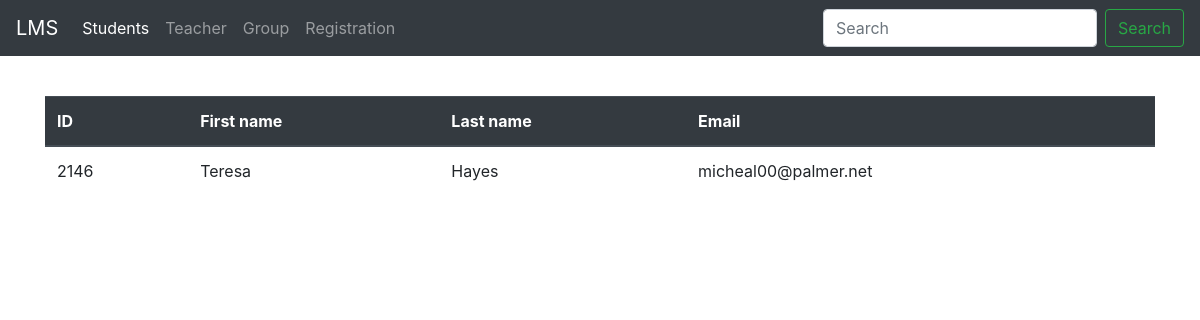
Page /teacher/2146 on the committed database.
### teacher/models.py (models this page shows, shortened)
class Teacher(models.Model):
    first_name = models.CharField(max_length=40, null=False)
    last_name = models.CharField(max_length=20, null=False)
    phone_number = models.CharField(max_length=30, null=False)
    email = models.EmailField()
    user_name = models.CharField(max_length=100)
    employment_date = models.DateField(default=datetime.date.today)

### teacher/views.py (the view)
# urls.py: path('<int:pk>', views.IndexTeacherDetailView.as_view(), name='index'),
class IndexTeacherDetailView(DetailView):
    model = Teacher
    template_name = 'teacher/index.html'
    context_object_name = 'teacher'
    def get_object(self, queryset=None):
        id_teacher = self.kwargs.get(self.pk_url_kwarg)
        print(id_teacher, "erwr")
        try:
            group_obj = self.model.objects.get(pk=id_teacher)
        except self.model.DoesNotExist:
            raise Http404("Group does not exist! "
                          "Generate teachers in database using url: generate?teach_number=1" +
                          "where teach_number is number of teachers. Default: 100 teachers")
        return group_obj
    def get(self, request, *args, **kwargs):
        id_teacher = self.kwargs.get(self.pk_url_kwarg)
        if id_teacher is not None:
            if id_teacher == 0:
                return HttpResponse("'id' must be greatest when zero")
        return super().get(request, *args, **kwargs)

### teacher/templates/teacher/index.html
{% extends 'teacher/base.html' %}
{% load static %}
{% block content %}
    <br>
    {% include 'teacher/includes/single_teacher.html' %}
{% endblock %}

### teacher/templates/teacher/includes/single_teacher.html
<table class="table table-hover">
    <thead class="thead-dark">
        <tr>
          <th>ID</th>
          <th>First name</th>
          <th>Last name</th>
          <th>Email</th>
        </tr>
    </thead>
    <tr>
      <td> {{ teacher.id }}</td>
      <td> {{ teacher.first_name }}</td>
      <td> {{ teacher.last_name }}</td>
      <td> {{ teacher.email }}</td>
    </tr>
</table>

### rows in the picture
Teacher: id "2146", first_name "Teresa", last_name "Hayes", email "micheal00@palmer.net"
